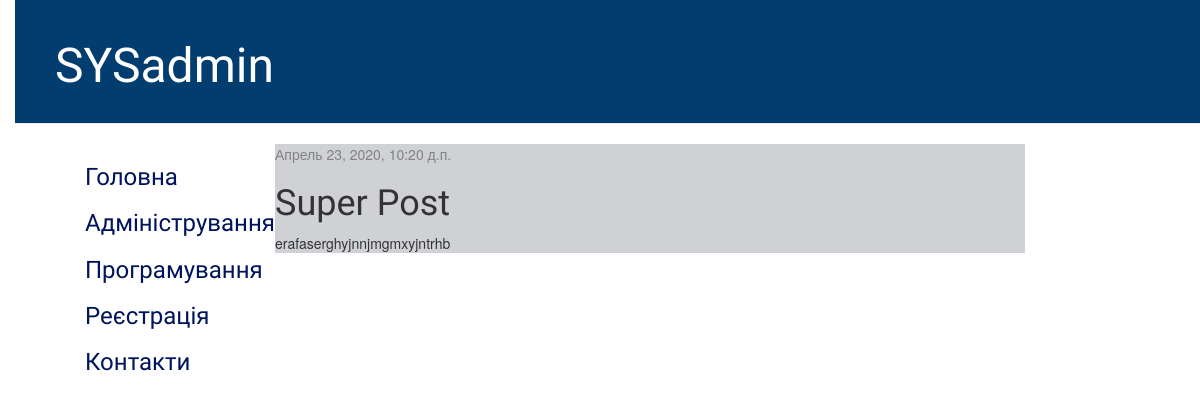
The app's page /post/1/ with its own data.
### blog/models.py (models this page shows, shortened)
class Post(models.Model):
    author = models.ForeignKey(settings.AUTH_USER_MODEL, on_delete=models.CASCADE)
    title = models.CharField(max_length=200)
    text = models.TextField()
    created_date = models.DateTimeField(default=timezone.now)
    published_date = models.DateTimeField(blank=True, null=True)
    kategoriya = models.ManyToManyField("Kategoriya", help_text="Вибери категорію статті")

### blog/views.py (the view)
# urls.py: path('post/<int:pk>/', views.post_detail, name='post_detail'),
def post_detail(request, pk):
    post = get_object_or_404(Post, pk=pk)
    return render(request, 'blog/post_detail.html', {'post': post})

### blog/templates/blog/post_detail.html
{% extends 'blog/base.html' %}
{% block content %}
    <div class="post">
        {% if post.published_date %}
            <div class="date">
                {{ post.published_date }}
            </div>
        {% endif %}
        <h1>{{ post.title }}</h1>
        <p>{{ post.text|linebreaksbr }}</p>
    </div>
{% endblock %}

### blog/static/css/blog.css (style rules this page uses)
body { padding-left: 15px; }
h1, h2, h3, h4 { font-family: 'Lobster', cursive; }
.date { color: #828282; }
.post { margin-bottom: 70px; background-color: #CFD1D4; }

### records on screen
Post: published_date "Апрель 23, 2020, 10:20 д.п.", title "Super Post", text "erafaserghyjnnjmgmxyjntrhb"
